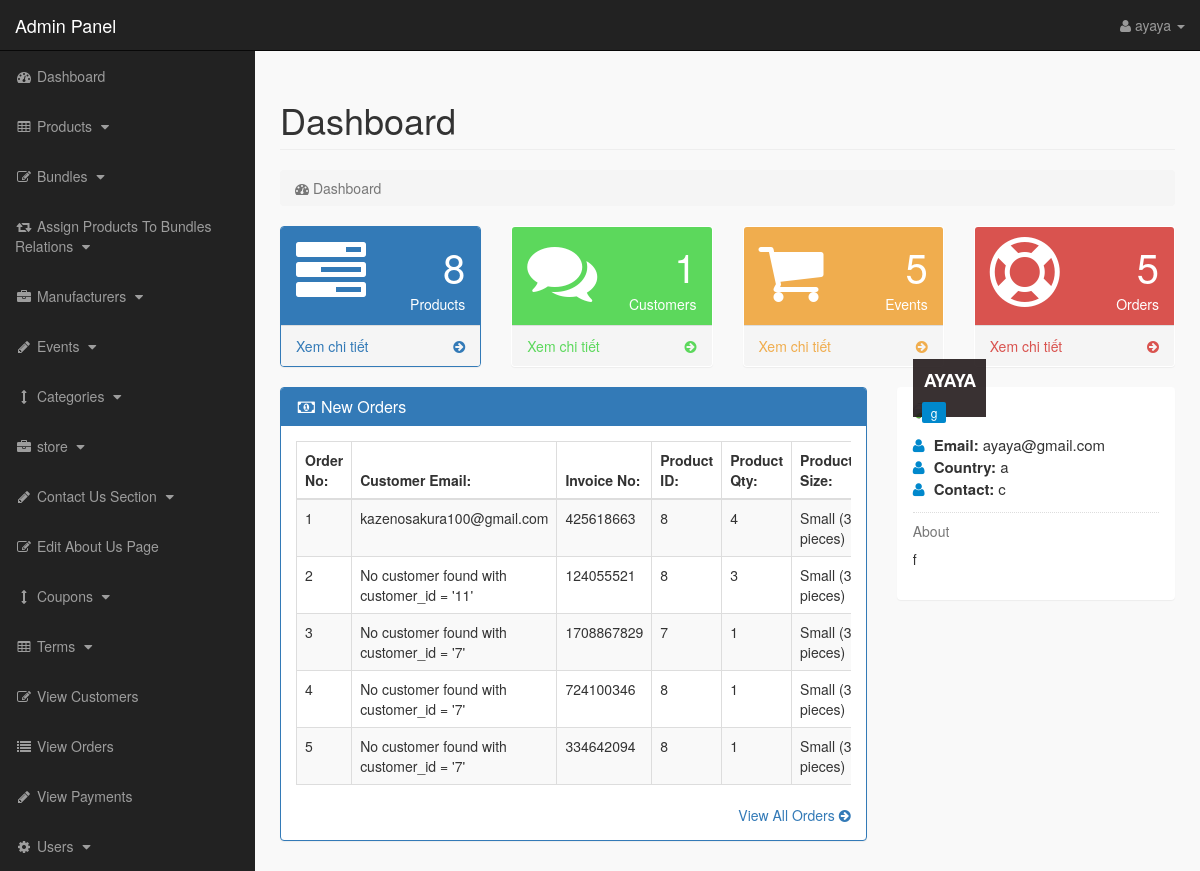
The page /admin_area/index.php?dashboard (signed in) on the database its author committed.
### tables this page shows
CREATE TABLE `pending_orders` (
  `order_id` int(11) NOT NULL,
  `customer_id` int(11) NOT NULL,
  `invoice_no` int(11) NOT NULL,
  `product_id` mediumtext NOT NULL,
  `qty` int(11) NOT NULL,
  `size` mediumtext NOT NULL,
  `order_status` mediumtext NOT NULL
);

CREATE TABLE `customers` (
  `customer_id` int(11) NOT NULL,
  `customer_name` varchar(255) NOT NULL,
  `customer_email` varchar(255) NOT NULL,
  `customer_pass` varchar(255) NOT NULL,
  `customer_country` mediumtext NOT NULL,
  `customer_city` mediumtext NOT NULL,
  `customer_contact` varchar(255) NOT NULL,
  `customer_address` mediumtext NOT NULL,
  `customer_image` mediumtext DEFAULT NULL,
  `customer_ip` varchar(255) NOT NULL,
  `customer_confirm_code` mediumtext NOT NULL
);

### admin_area/dashboard.php (the view, shortened to what this page needs)
<?php
if(!isset($_SESSION['admin_email'])){
echo "<script>window.open('login.php','_self')</script>";
}
else {
?>
<div class="row">
<div class="col-lg-12">
<h1 class="page-header">Dashboard</h1>
<ol class="breadcrumb">
<li class="active">
<i class="fa fa-dashboard"></i> Dashboard
</li>
</ol>
</div>
</div>
<div class="row">
<div class="col-lg-3 col-md-6">
<div class="panel panel-primary">
<div class="panel-heading">
<div class="row">
<div class="col-xs-3">
<i class="fa fa-tasks fa-5x"> </i>
</div>
<div class="col-xs-9 text-right">
<div class="huge"> <?php echo $count_products; ?> </div>
<div>Products</div>
</div>
</div>
</div>
<a href="index.php?view_products">
<div class="panel-footer">
<span class="pull-left"> Xem chi tiết </span>
<span class="pull-right"> <i class="fa fa-arrow-circle-right"></i> </span>
<div class="clearfix"></div>
</div>
</a>
</div>
</div>
<div class="col-lg-3 col-md-6">
<div class="panel panel-green">
<div class="panel-heading">
<div class="row">
<div class="col-xs-3">
<i class="fa fa-comments fa-5x"> </i>
</div>
<div class="col-xs-9 text-right">
<div class="huge"> <?php echo $count_customers; ?> </div>
<div>Customers</div>
</div>
</div>
</div>
<a href="index.php?view_customers">
<div class="panel-footer">
<span class="pull-left"> Xem chi tiết </span>
<span class="pull-right"> <i class="fa fa-arrow-circle-right"></i> </span>
<div class="clearfix"></div>
</div>
</a>
</div>
</div>
<div class="col-lg-3 col-md-6">
<div class="panel panel-yellow">
<div class="panel-heading">
<div class="row">
<div class="col-xs-3">
<i class="fa fa-shopping-cart fa-5x"> </i>
</div>
<div class="col-xs-9 text-right">
<div class="huge"> <?php echo $count_p_categories; ?> </div>
<div>Events</div>
</div>
</div>
</div>
<a href="index.php?view_p_cats">
<div class="panel-footer">
<span class="pull-left"> Xem chi tiết </span>
<span class="pull-right"> <i class="fa fa-arrow-circle-right"></i> </span>
<div class="clearfix"></div>
</div>
</a>
</div>
</div>
<div class="col-lg-3 col-md-6">
<div class="panel panel-red">
<div class="panel-heading">
<div class="row">
<div class="col-xs-3">
<i class="fa fa-support fa-5x"> </i>
</div>
<div class="col-xs-9 text-right">
<div class="huge"> <?php echo $count_pending_orders; ?> </div>
<div>Orders</div>
</div>
</div>
</div>
<a href="index.php?view_orders">
<div class="panel-footer">
<span class="pull-left"> Xem chi tiết </span>
<span class="pull-right"> <i class="fa fa-arrow-circle-right"></i> </span>
<div class="clearfix"></div>
</div>
</a>
</div>
</div>
</div>
<div class="row" >
<div class="col-lg-8" >
<div class="panel panel-primary" >
<div class="panel-heading" >
<h3 class="panel-title" >
<i class="fa fa-money fa-fw" ></i> New Orders
</h3>
</div>
<div class="panel-body" >
<div class="table-responsive" >
<table class="table table-bordered table-hover table-striped" >
<thead>
<tr>
<th>Order No:</th>
<th>Customer Email:</th>
<th>Invoice No:</th>
<th>Product ID:</th>
<th>Product Qty:</th>
<th>Product Size:</th>
</tr>
</thead>
<tbody>
<?php
$i = 0;
$get_order = "select * from pending_orders order by 1 DESC LIMIT 0,5";
$run_order = mysqli_query($con,$get_order);
while($row_order=mysqli_fetch_array($run_order)){
$c_id = $row_order['customer_id'];
$invoice_no = $row_order['invoice_no'];
$product_id = $row_order['product_id'];
$qty = $row_order['qty'];
$size = $row_order['size'];
$i++;
?>
<tr>
<td><?php echo $i; ?></td>
<td>
<?php
$get_customer = "select * from customers where customer_id='$c_id'";
$run_customer = mysqli_query($con, $get_customer);
$row_customer = mysqli_fetch_array($run_customer);
if ($row_customer) {
    $customer_email = $row_customer['customer_email'];
    echo $customer_email;
} else {
    echo "No customer found with customer_id = '$c_id'";
}
?>
</td>
<td><?php echo $invoice_no; ?></td>
<td><?php echo $product_id; ?></td>
<td><?php echo $qty; ?></td>
<td><?php echo $size; ?></td>
</tr>
<?php } ?>
</tbody>
</table>
</div>
<div class="text-right" >
<a href="index.php?view_orders" >
View All Orders <i class="fa fa-arrow-circle-right" ></i>
</a>
</div>
</div>
</div>
</div>
<div class="col-md-4">
<div class="panel">
<div class="panel-body">
<div class="thumb-info mb-md">
<img src="admin_images/<?php echo $admin_image; ?>" class="rounded img-responsive">
<div class="thumb-info-title">
<span class="thumb-info-inner"> <?php echo $admin_name; ?> </span>
<span class="thumb-info-type"> <?php echo $admin_job; ?> </span>
</div>
</div>
<div class="mb-md">
<div class="widget-content-expanded">
<i class="fa fa-user"></i> <span>Email: </span> <?php echo $admin_email; ?>  <br>
<i class="fa fa-user"></i> <span>Country: </span> <?php echo $admin_country; ?>   <br>
<i class="fa fa-user"></i> <span>Contact: </span> <?php echo $admin_contact; ?>   <br>
</div>
<hr class="dotted short">
<h5 class="text-muted">About</h5>
<p>
<?php echo $admin_about; ?>
</p>
</div>
</div>
</div>
</div>
</div>
<?php } ?>

### admin_area/includes/sidebar.php (shortened to what this page needs)
<?php
if(!isset($_SESSION['admin_email'])){
echo "<script>window.open('login.php','_self')</script>";
}
else {
?>
<nav class="navbar navbar-inverse navbar-fixed-top" >
<div class="navbar-header" >
<a class="navbar-brand" href="index.php?dashboard" >Admin Panel</a>
</div>
<ul class="nav navbar-right top-nav" >
<li class="dropdown" >
<a href="#" class="dropdown-toggle" data-toggle="dropdown" >
<i class="fa fa-user" ></i>
<?php echo $admin_name; ?> <b class="caret" ></b>
</a>
</li>
</ul>
<div class="collapse navbar-collapse navbar-ex1-collapse">
<ul class="nav navbar-nav side-nav">
<li>
<a href="index.php?dashboard">
<i class="fa fa-fw fa-dashboard"></i> Dashboard
</a>
</li>
<li>
<a href="#" data-toggle="collapse" data-target="#products">
<i class="fa fa-fw fa-table"></i> Products
<i class="fa fa-fw fa-caret-down"></i>
</a>
</li>
<li>
<a href="#" data-toggle="collapse" data-target="#bundles">
<i class="fa fa-fw fa-edit"></i> Bundles
<i class="fa fa-fw fa-caret-down"></i>
</a>
</li>
<li>
<a href="#" data-toggle="collapse" data-target="#relations">
<i class="fa fa-fw fa-retweet"></i> Assign Products To Bundles Relations
<i class="fa fa-fw fa-caret-down"></i>
</a>
</li>
<li>
<a href="#" data-toggle="collapse" data-target="#manufacturers">
<i class="fa fa-fw fa-briefcase"></i> Manufacturers
<i class="fa fa-fw fa-caret-down"></i>
</a>
</li>
<li>
<a href="#" data-toggle="collapse" data-target="#p_cat">
<i class="fa fa-fw fa-pencil"></i> Events
<i class="fa fa-fw fa-caret-down"></i>
</a>
</li>
<li>
<a href="#" data-toggle="collapse" data-target="#cat">
<i class="fa fa-fw fa-arrows-v"></i> Categories
<i class="fa fa-fw fa-caret-down"></i>
</a>
</li>
<li>
<a href="#" data-toggle="collapse" data-target="#store">
<i class="fa fa-fw fa-briefcase"></i> store
<i class="fa fa-fw fa-caret-down"></i>
</a>
</li>
<li>
<a href="#" data-toggle="collapse" data-target="#contact_us">
<i class="fa fa-fw fa-pencil"> </i> Contact Us Section
<i class="fa fa-fw fa-caret-down"></i>
</a>
</li>
<li>
<a href="index.php?edit_about_us">
<i class="fa fa-fw fa-edit"></i> Edit About Us Page
</a>
</li>
<li>
<a href="#" data-toggle="collapse" data-target="#coupons">
<i class="fa fa-fw fa-arrows-v"></i> Coupons
<i class="fa fa-fw fa-caret-down"></i>
</a>
</li>
<li>
<a href="#" data-toggle="collapse" data-target="#terms" >
<i class="fa fa-fw fa-table"></i> Terms
<i class="fa fa-fw fa-caret-down"></i>
</a>
</li>
<li>
<a href="index.php?view_customers">
<i class="fa fa-fw fa-edit"></i> View Customers
</a>
</li>
<li>
<a href="index.php?view_orders">
<i class="fa fa-fw fa-list"></i> View Orders
</a>
</li>
<li>
<a href="index.php?view_payments">
<i class="fa fa-fw fa-pencil"></i> View Payments
</a>
</li>
<li>
<a href="#" data-toggle="collapse" data-target="#users">
<i class="fa fa-fw fa-gear"></i> Users
<i class="fa fa-fw fa-caret-down"></i>
</a>
</li>
</ul>
</div>
</nav>
<?php } ?>

### admin_area/css/style.css (style rules this page uses)
body { margin-top:100px; }
@media (min-width: 768px) { body { margin-top:50px; } }
.top-nav { padding:0 15px; }
.top-nav>li { display:inline-block; float:left; }
.top-nav>li>a { padding-top:15px; padding-bottom:15px; line-height:20px; color:#999; }
@media (min-width: 768px) { .side-nav { position:fixed; top:51px; width:255px; border-radius:0; overflow-y:auto; background-color: #222; bottom:0; overflow-x:hidden; padding-bottom:40px; } }
@media (min-width: 768px) { .side-nav>li>a { width:255px; } }
.huge { font-size:40px; line-height:normal; }
.panel-green > .panel-heading { color:#fff; background-color:#5cd85c; }
.panel-green > a { color:#5cd85c; }
.panel-red > .panel-heading { color:#fff; background-color:#d9534f; }
.panel-red > a { color:#d9534f; }
.panel-yellow > .panel-heading { color:#fff; background-color:#f0ad4e; }
.panel-yellow > a { color:#f0ad4e; }
.panel-body { border-radius:5px; }
.thumb-info { position: relative; }
.mb-md { margin-bottom: 15px !important; }
.rounded { border-radius:10px; }
hr { border:0; height: 1px; margin: 22px 0 22px 0; }
hr.dotted { height:0; border-bottom: 1px dotted #ddd; margin: 11px 0 11px 0; }
.thumb-info .thumb-info-title { background: rgba(36, 27, 28, 0.9); bottom:10%; color:#fff; font-size:18px; font-weight: 700; left: 0; letter-spacing: -1px; padding: 9px 11px 9px; position: absolute; text-transform: uppercase; z-index: 1; }
.thumb-info .thumb-info-inner { display:block; }
.thumb-info .thumb-info-type { background-color: #0088cc; border-radius: 2px; display: inline-block; float:left; font-size:12px; font-weight:400; letter-spacing:0; margin: 8px -2px -15px -2px; padding: 2px 9px; text-transform:none; }
.widget-content-expanded { font-size:15px; }
.widget-content-expanded span { font-weight:bold; }
.widget-content-expanded i { color:#0088cc; margin-right:5px; }

### rows shown on the page
pending_orders: customer.customer_email "kazenosakura100@gmail.com", invoice_no "425618663", product "8", qty "4", size "Small (3 pieces)"
pending_orders: customer "11", invoice_no "124055521", product "8", qty "3", size "Small (3 pieces)"
pending_orders: customer "7", invoice_no "1708867829", product "7", qty "1", size "Small (3 pieces)"
pending_orders: customer "7", invoice_no "724100346", product "8", qty "1", size "Small (3 pieces)"
pending_orders: customer "7", invoice_no "334642094", product "8", qty "1", size "Small (3 pieces)"

### other values the page prints
$admin_name "ayaya"
$count_products "8"
$count_customers "1"
$count_p_categories "5"
$count_pending_orders "5"
$admin_name "AYAYA"
$admin_job "g"
$admin_email "ayaya@gmail.com"
$admin_country "a"
$admin_contact "c"
$admin_about "f"
